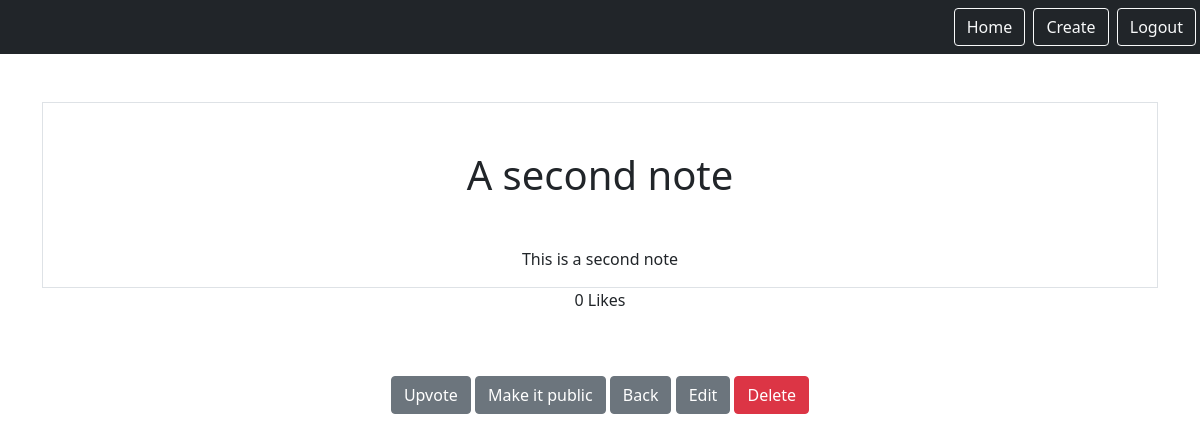
/smart/notes/2 (signed in), run on an earlier commit of the app's database.
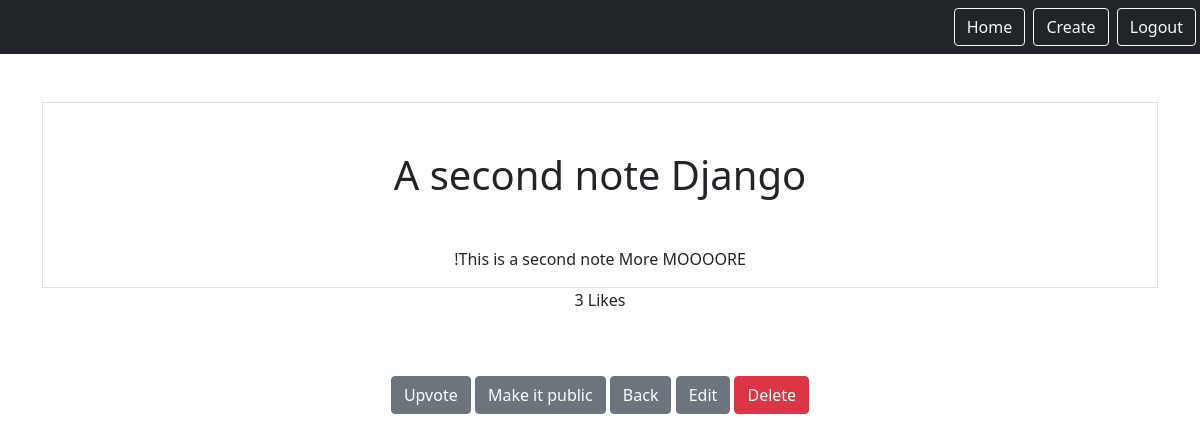
And on a later commit of the database.
### notes/models.py (models this page shows)
class Notes(models.Model):
    title = models.CharField(max_length=255)
    text = models.TextField()
    created = models.DateTimeField(auto_now_add=True)
    likes = models.PositiveIntegerField(default=0)
    user = models.ForeignKey(User, on_delete=models.CASCADE, related_name="notes")
    is_public = models.BooleanField(default=False)

### notes/views.py (the view)
# urls.py: path("notes/<int:pk>", views.NotesDetailView.as_view(), name="notes.detail"),
class NotesDetailView(LoginRequiredMixin, DetailView):
    model = Notes
    context_object_name = "note"
    template_name = "notes/notes_detail.html"

### notes/templates/notes/notes_detail.html (shortened to what this page needs)
{% extends "base.html" %}
{% block content %}
<div class="border round">
    <h1 class="my-5">{{note.title}}{% if note.is_public %}<span class="badge bg-secondary">Public</span>{% endif %}</h1>
    <p>{{note.text}}</p>
</div>
<p>{{note.likes}} Likes</p>
<form method="post" class="d-inline" action="{% url 'notes.add_like' pk=note.id %}">
    <button class="btn btn-secondary my-5" type="submit">Upvote</button>
</form>
<form method="post" class="d-inline" action="{% url 'notes.change_visibility' pk=note.id %}">
    <button class="btn btn-secondary my-5" type="submit">
        {% if note.is_public %}
            Make it private
        {% else %}
            Make it public
        {% endif %}
    </button>
</form>
<a href="{% url 'notes.list' %}" class="btn btn-secondary my-5">Back</a>
<a href="{% url 'notes.edit' pk=note.id %}" class="btn btn-secondary">Edit</a>
<a href="{% url 'notes.delete' pk=note.id %}" class="btn btn-danger">Delete</a>
{% endblock %}

What changed in the data, as far as the page shows it:
changed Notes: title "A second note" → "A second note Django"; text "This is a second note" → "!This is a second note More MOOOORE"; likes "0" → "3"
